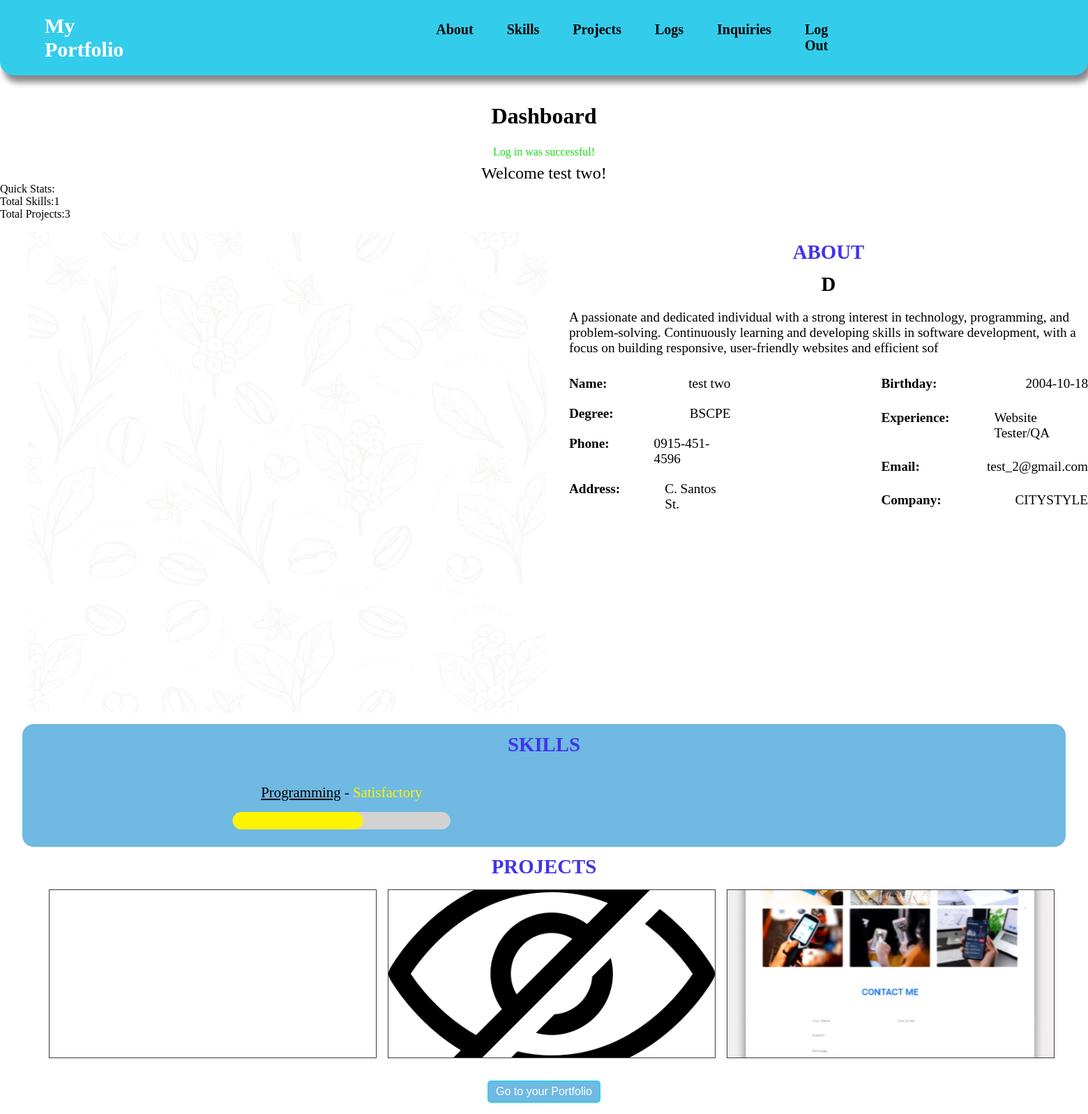
The app's page /php/dashboard.php (signed in) with its own data.
### tables this page shows
CREATE TABLE `about` (
  `id` int(100) NOT NULL,
  `user_id` int(100) NOT NULL,
  `name` varchar(256) NOT NULL,
  `email` varchar(100) NOT NULL,
  `degree` varchar(256) NOT NULL,
  `birthday` date NOT NULL,
  `experience` varchar(256) NOT NULL,
  `address` varchar(256) NOT NULL,
  `company` varchar(100) NOT NULL,
  `phone` varchar(20) NOT NULL,
  `role` varchar(256) NOT NULL,
  `description` varchar(256) NOT NULL,
  `file_name` varchar(200) DEFAULT NULL,
  `time_create` timestamp NOT NULL DEFAULT current_timestamp() ON UPDATE current_timestamp()
);

CREATE TABLE `skills` (
  `id` int(11) NOT NULL,
  `name` varchar(100) NOT NULL,
  `type` varchar(100) NOT NULL,
  `rate` varchar(100) NOT NULL,
  `user_id` int(100) NOT NULL
);

CREATE TABLE `projects` (
  `id` int(11) NOT NULL,
  `name` varchar(100) NOT NULL,
  `description` text NOT NULL,
  `status` varchar(100) NOT NULL,
  `user_id` int(100) NOT NULL,
  `file_name` varchar(200) DEFAULT NULL,
  `time` timestamp NOT NULL DEFAULT current_timestamp()
);

### php/dashboard.php (the view, shortened to what this page needs)
<!DOCTYPE html>
<html lang="en">
<head>
    <link rel="stylesheet" href="../css/dashboard.css">
</head>
<body>
    <?php
    require_once "config.php";
    $user_id = $_SESSION['id'];
    $name = $_SESSION['name'];
    $email = $_SESSION['email'];
    $query = "SELECT * FROM about WHERE user_id=$user_id";
    $result = mysqli_query($conn,$query);
    $selected_data = [
        "degree"=>"",
        "birthday"=>"",
        "experience"=>"",
        "phone"=>"",
        "address"=>"",
        "company"=>"",
        "role"=>"",
        "description"=>"",
        "file_name"=>"",
    ];
    if(mysqli_num_rows($result)>0) {
        $selected_data = mysqli_fetch_assoc($result);
    }
    ?>
    <div class="header">
        <div class="header_container">
            <div class="nav_bar">
                <h1 class="header_title"> <a href="/my_portfolio/php/dashboard.php"> My Portfolio </a> </h1>
                <nav class="header_text">
                    <ul>
                        <li> <a href="../admin/about/about.php"> About </a> </li>
                        <li id="skills"> <a href="../admin/skills/skills.php"> Skills </a> </li>
                        <li id="projects"> <a href="../admin/projects/projects.php"> Projects </a> </li>
                        <li id="logs"> <a href="../php/logs.php"> Logs </a> </li>
                        <li id="inquiries"> <a href="../admin/projects/projects.php"> Inquiries </a> </li>
                        <li> <a href="/my_portfolio/php/logout.php" onclick="return confirm('Are you sure you want to Log Out?')"> Log Out </a> </li>
                    </ul>
                </nav>
            </div>
        </div>
    </div>
    <div class="welcome"> Dashboard </div>
        <?php if (isset($_SESSION['login_message'])) {
                echo '<div class="login_message">'
                    . $_SESSION['login_message'] . '</div>';
        }?>
        <?php echo '<div class="full_name">', "Welcome ", $_SESSION["name"], "!", '</div>'; ?>
    <div class="quick_stats"> Quick Stats:
        <?php
            $query = "SELECT COUNT(*) as total FROM skills WHERE user_id=$user_id";
            $result = mysqli_query($conn,$query);
            $data = mysqli_fetch_assoc($result);
            echo "<br> Total Skills:", $data['total'];
        ?>
        <?php
            $query = "SELECT COUNT(*) as total FROM projects WHERE user_id=$user_id";
            $result = mysqli_query($conn,$query);
            $data = mysqli_fetch_assoc($result);
            echo "<br> Total Projects:", $data['total'];
        ?>
    </div>
    <div class="about_section">
        <div class="about_container">
            <div class="about_picture container" style="background-image: url(<?php echo '../uploads/'. $user_id. "/". $selected_data['file_name']; ?>);"> </div>
            <div class="about_text">
                <div class="about"> <a href="../admin/about/about.php"> ABOUT </a> </div>
                <?php echo '<div class="about_role">', $selected_data['role'],'</div>'; ?>
                <?php echo '<div class="about_description">', $selected_data['description'],'</div>'; ?>
                <div class="about_details">
                    <div class="details">
                        <div class="column_1">
                            <div class="about_name">
                                <label for="details"> Name: </label> <?php echo $name ?>
                            </div>
                            <div class="about_degree">
                                <label for="details"> Degree: </label><?php echo $selected_data['degree'] ?>
                            </div>
                            <div class="about_phone">
                                <label for="details"> Phone: </label><?php echo $selected_data['phone'] ?>
                            </div>
                            <div class="about_address">
                                <label for="details"> Address: </label><?php echo $selected_data['address'] ?>
                            </div>
                        </div>
                        <div class="column_2">
                            <div class="about_birthday">
                                <label for="details"> Birthday: </label><?php echo $selected_data['birthday'] ?>
                            </div>
                            <div class="about_experience">
                                <label for="details"> Experience: </label><?php echo $selected_data['experience'] ?>
                            </div>
                            <div class="about_email">
                                <label for="details">  Email: </label> <?php echo $email ?>
                            </div>
                            <div class="about_company">
                                <label for="details"> Company: </label><?php echo $selected_data['company'] ?>
                            </div>
                        </div>
                    </div>
                </div>
            </div>
        </div>
    </div>
    <div class="skills_section">
        <div class="skills_circle">
            <div class="skill"> <a href="../admin/skills/skills.php"> SKILLS </a> </div>
            <div class="skills_container" >
                <div class="skills_fill">
                        <?php
                            $query = "SELECT * FROM skills WHERE user_id=$user_id";
                            $result = mysqli_query($conn,$query);
                            if(mysqli_num_rows($result)>0) {
                                while($row = mysqli_fetch_assoc($result)) {
                                echo '<div class="skills_details">', '<a href="../admin/skills/edit_skills.php?edit=' , $row["id"] , '">', $row['name'],  '</a>', ' -';
                                if ($row['rate'] ===  "Very Good") {
                                    echo '<span style="color:#83ff00"> Very Good </span>', '<br>';
                                    echo '<div class="very_good_container">', '<div class="very_good_bar">', '</div>','</div>';
                                } elseif ($row['rate'] ===  "Good") {
                                    echo '<span style="color:#9fe64e"> Good </span>';
                                    echo '<div class="good_container">', '<div class="good_bar">', '</div>','</div>';
                                } elseif ($row['rate'] ===  "Satisfactory") {
                                    echo '<span style="color:#fcf400"> Satisfactory </span>';
                                    echo '<div class="satisfactory_container">', '<div class="satisfactory_bar">', '</div>','</div>';
                                } elseif ($row['rate'] ===  "Bad") {
                                    echo '<span style="color:#f7bc25"> Bad </span>';
                                    echo '<div class="bad_container">', '<div class="bad_bar">', '</div>','</div>';
                                } elseif ($row['rate'] ===  "Very Bad") {
                                    echo '<span style="color:#fa230f"> Very Bad </span>';
                                    echo '<div class="very_bad_container">', '<div class="very_bad_bar">', '</div>','</div>';
                                }
                                echo '</div>';
                                }
                            } else {
                                echo '<div class="add_skills">' , "Add something by pressing the 'Skills' ", '</div>';
                            }
                        ?>
                </div>
             </div>
        </div>
    </div>
    <div class="projects_section">
        <div class="projects_circle">
            <div class="projects"> <a href="../admin/projects/projects.php"> PROJECTS </a> </div>
            <div class="projects_container">
                <div class="projects_fill">
                    <?php
                        $query = "SELECT * FROM projects WHERE user_id=$user_id";
                        $result = mysqli_query($conn,$query);
                        if(mysqli_num_rows($result)>0) {
                            while($row = mysqli_fetch_assoc($result)) {
                            echo '<div class="projects_details container" style="background-image: url('. '../uploads/projects/' . $user_id. "/". $row['file_name'].')"'.");". '>'                                                                     , '<div class="projects_bar"> ',
                                    '<div class="projects_name">',
                                        '<a href="../admin/projects/edit_projects.php?edit=' , $row["id"] , '">', $row['name'], '</a>'
                                    ,'</div>';
                            echo $row["status"], '<br>', '</div>','</div>';
                            }
                        } else {
                            echo "Add something here";
                        }
                    ?>
                </div>
            </div>
        </div>
    </div>
    <div class="button">
        <button onclick="location.href='../html/index.html'" type="button"> Go to your Portfolio </button>
    </div>
</body>
</html>

### css/dashboard.css (style rules this page uses)
body { min-height: 100vh; width: 100%; margin: 0; padding: 0; box-sizing: border-box; overflow-x: hidden; }
h1 a { display: inline-flex; text-decoration: none; color: white; }
.header { background-color: #34cceb; border-radius: 0px 0px 20px 20px; box-shadow: 5px 10px 8px #888888; }
.header_container { display: inline-block; width: 100% }
.nav_bar { display: inline-flex; align-items: center; gap: 28rem; }
.header_text { font-weight: 700; font-size: 20px; padding: 0; }
.header_text li { list-style: none; display: flex; }
ul { gap: 3rem; display: inline-flex; padding: 0; }
.header_text li a { text-decoration: none; color: black; }
.header_title { font-size: 30px; display: flex; justify-content: flex-start; padding: 0 0 0 4rem; }
.welcome { display: flex; justify-content: center; text-align: center; align-items: center; margin: 2.5rem 0 1.5rem 0; font-weight: 700; font-size: 32px; }
.full_name { display: flex; justify-content: center; font-size: 1.5rem; }
.about_section { height: 60%; margin: 1rem 0; width: 100%; }
.details { display: flex; gap: 13.5rem; margin-bottom: 18rem; font-size: 1.2rem; }
.about_name, .about_email, .about_degree, .about_birthday, .about_experience, .about_phone, .about_address, .about_company { display:flex; justify-content: space-between; gap: 4rem; }
.about { display: flex; justify-content: center; text-align: center; margin: 0.8rem 0; font-size: 1.8rem; font-weight: 700; }
.about a { text-decoration: none; color: #4034eb; }
.about_details { margin-top: 0.6rem; }
.column_1, .column_2 { display: grid; gap: 1.3rem; }
.skill, .projects { display: flex; justify-content: center; padding-top: 0.8rem; font-size: 1.8rem; font-weight: 700; color: #4034eb; }
.skill a, .projects a { text-decoration: none; color: #4034eb; }
.skills_section { height: 60%; }
button { font-size: 1rem; font-weight: 500; border: 2px solid #34cceb; border-radius: 5px; padding: 5px 10px; background-color: #6fb9e3; color: #fcfeff; }
.button { display:flex; justify-content: center; align-items: center; margin: 1rem 0; }
label[for=details] { font-weight: 600; }
.about_picture { background-repeat: no-repeat; background-size: cover; background-position: left; }
.container { display: flex; width: 50%; object-fit: fill; margin: 0 0 0 40px; }
.about_text { display: flex; flex-direction: column; width: 50%; }
.about_container { display: flex; gap: 2rem; }
.about_role { font-weight: 700; font-size: 1.8rem; justify-content: center; display: flex; }
.about_description { font-size: 1.2rem; justify-content: center; display: flex; padding: 1.25rem 0; }
.projects_details { display: inline-block; text-align: center; width: 30%; height: 15rem; margin: 1rem 0.5rem; font-size: 1.3rem; border: 1px solid #3c3b3b; background-repeat: no-repeat; background-size: cover; background-position: left; }
.projects_fill { padding: 0 0 0 4%; width: 100%; }
.skills_fill { padding: 1rem 10%; width: 100%; }
.skills_details { display: inline-block; text-align: center; width: 38%; height: 50px; font-size: 1.3rem; padding: 1.5rem 1.5rem; }
.projects_details a, .skills_details a { color: black; }
.very_good_container, .good_container, .satisfactory_container, .bad_container, .very_bad_container { height: 25px; background-color: lightgray; border-radius: 20px; margin-top: 1rem; width: 55%; position: relative; left: 50%; transform: translateX(-50%); }
.very_good_bar, .good_bar, .satisfactory_bar, .bad_bar, .very_bad_bar { height: 25px; border-radius: 20px; }
.satisfactory_bar { background-color: #fcf400; width: 60%; }
.skills_circle { background: #6fb9e3; margin: 0 2rem; border-radius: 1rem; }
.login_message { display:flex; justify-content: center; font-size: 1rem; margin-bottom: 0.5rem; color:#19db15; }

### records on screen
about: file_name (picture), role "D", description "A passionate and dedicated individual with a strong interest in technology, programming, and problem-solving. Continuously learning and developing skills in software development, with a focus on building responsive, user-friendly websites and efficient sof", degree "BSCPE", phone "0915-451-4596", address "C. Santos St.", birthday "2004-10-18", experience "Website Tester/QA", company "CITYSTYLE"
skills: name "Programming", rate "Satisfactory"
projects: file_name (picture)
projects: file_name (picture)

### other values on screen
$_SESSION['login_message'] "Log in was successful!"
$_SESSION["name"] "test two"
$data['total'] "1"
$data['total'] "3"
$name "test two"
$email "test_2@gmail.com"
